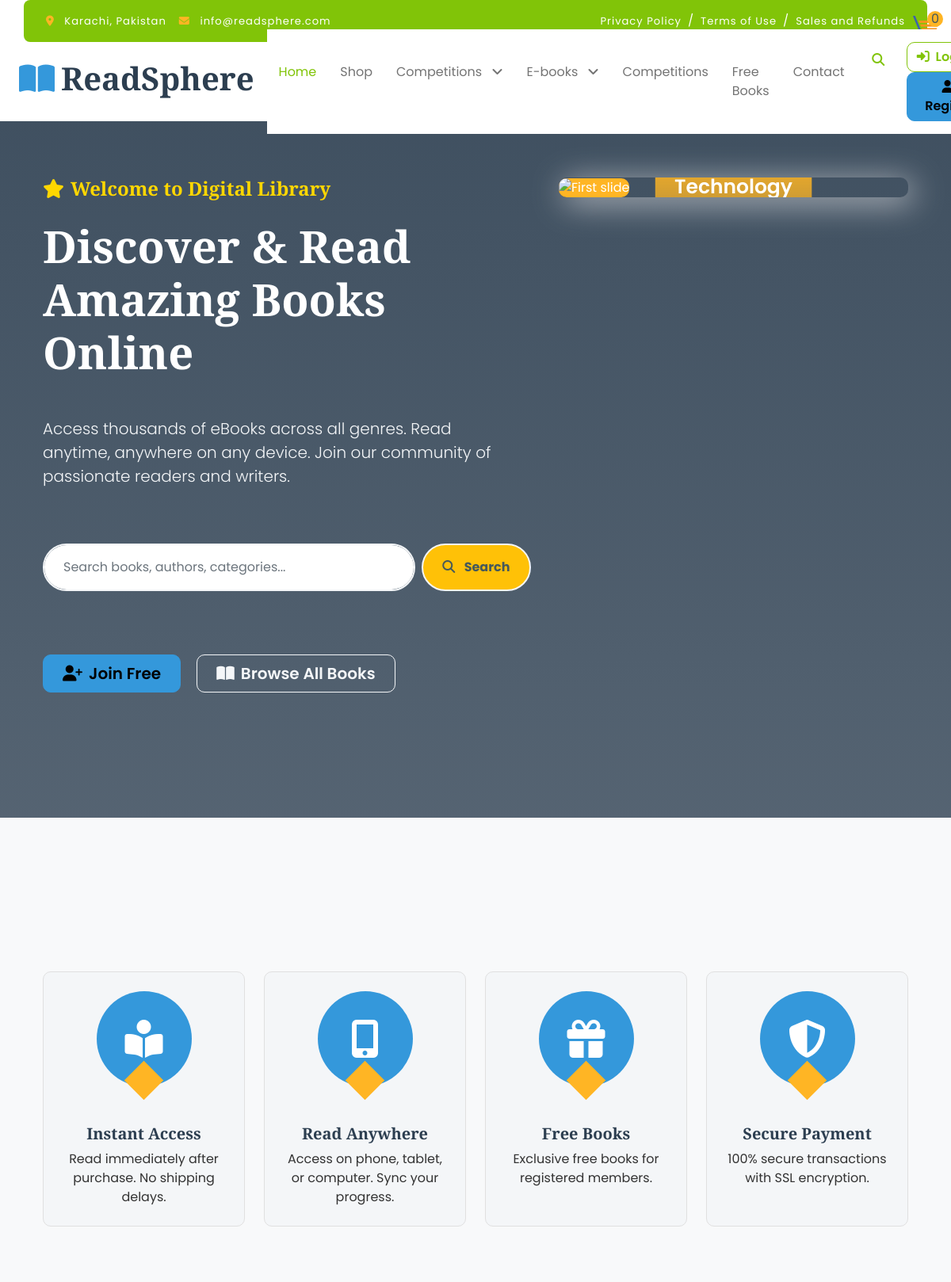
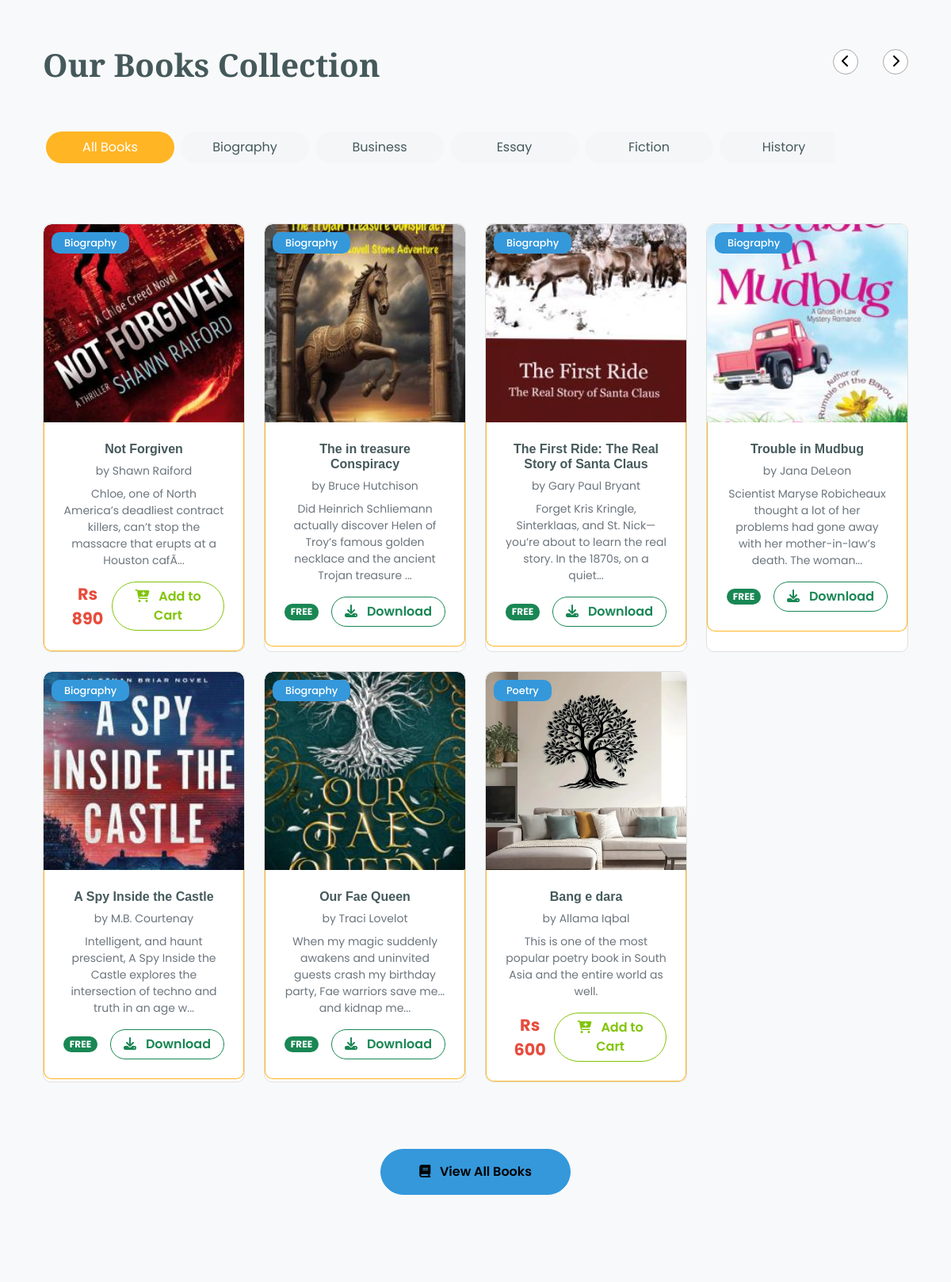
Screenshot of /fruitables/index.php (upper part) with the database file from the repository (2 pictures, top to bottom).
### tables this page shows
CREATE TABLE `categories` (
  `id` int(11) NOT NULL,
  `category_name` varchar(120) NOT NULL
);

CREATE TABLE `subcategories` (
  `id` int(11) NOT NULL,
  `category_id` int(11) NOT NULL,
  `subcategory_name` varchar(100) NOT NULL
);

CREATE TABLE `books` (
  `book_id` int(11) NOT NULL,
  `title` varchar(255) NOT NULL,
  `author` varchar(255) NOT NULL,
  `category_id` int(11) NOT NULL,
  `subcategory_id` int(11) NOT NULL,
  `description` text DEFAULT NULL,
  `cover_image` varchar(255) DEFAULT NULL,
  `pdf_file` varchar(255) DEFAULT NULL,
  `soft_copy_file` varchar(255) DEFAULT NULL,
  `cd_available` enum('Yes','No') DEFAULT 'No',
  `price` int(11) DEFAULT 0,
  `created_at` timestamp NOT NULL DEFAULT current_timestamp(),
  `format_type` enum('PDF','HARDCOPY','CD') DEFAULT 'HARDCOPY',
  `subscription_duration` int(11) DEFAULT 0,
  `cd_price` decimal(10,2) DEFAULT 0.00,
  `weight` decimal(5,2) DEFAULT 0.00,
  `delivery_charges` decimal(10,2) DEFAULT 0.00,
  `is_free_for_members` tinyint(1) DEFAULT 0,
  `is_competition_winner` tinyint(1) DEFAULT 0
);

### fruitables/index.php (the view, shortened to what the rows shown need)
<?php
include('includes/nav.php');
?>
<div class="container-fluid py-4 mb-5 hero-header">
    <div class="container py-5">
        <div class="row">
            <div class="col-md-12 col-lg-7">
                <h1 class="mb-5 display-4 mt-4 text-white">
                    Discover & Read<br>Amazing Books Online
                </h1>
            </div>
        </div>
    </div>
</div>
<div class="container-fluid fruite py-3">
    <div class="container py-5">
        <div class="tab-class text-center">
            <div class="row g-5">
                <div class="col-12 text-start">
                    <h1>Our Books Collection</h1>
                </div>
                <div class="tabs-wrapper position-relative col-lg-8">
                    <ul id="tabs-slider" class="nav nav-pills d-inline-flex text-center mb-5 tabs-slider">
                        <?php
                            $cat_id = 22;
                            $subQuery = "SELECT * FROM subcategories WHERE category_id = $cat_id ORDER BY subcategory_name";
                            $subcats = mysqli_query($con, $subQuery);
                            while($sub = mysqli_fetch_assoc($subcats)):
                            ?>
                        <li class="nav-item">
                            <a class="d-flex m-1 py-2 px-3 bg-light rounded-pill" data-bs-toggle="pill"
                                href="#tab-<?php echo $sub['id']; ?>">
                                <span class="text-dark"
                                    style="width: 130px;"><?php echo htmlspecialchars($sub['subcategory_name']); ?></span>
                            </a>
                        </li>
                        <?php endwhile; ?>
                    </ul>
                </div>
            </div>
            <div class="tab-content py-4">
                <div id="tab-all" class="tab-pane fade show active p-0">
                    <div class="row g-4">
                        <?php
                            $allBooksQuery = "SELECT books.*, subcategories.subcategory_name
                                            FROM books
                                            JOIN subcategories ON books.subcategory_id = subcategories.id
                                            WHERE books.category_id = $cat_id
                                            ORDER BY books.created_at DESC
                                            LIMIT 8";
                            $allBooks = mysqli_query($con, $allBooksQuery);
                            if(mysqli_num_rows($allBooks) > 0):
                                while($book = mysqli_fetch_assoc($allBooks)):
                            ?>
                        <div class="col-md-6 col-lg-4 col-xl-3">
    <div class="rounded position-relative fruite-item">
        <div class="fruite-img">
            <a href="book-detail.php?id=<?php echo $book['book_id']; ?>">
                <img src="../admin_panel/uploads/<?php echo $book['cover_image']; ?>"
                     class="img-fluid w-100 rounded-top"
                     alt="<?php echo htmlspecialchars($book['title']); ?>"
                     style="height: 250px; object-fit: cover;">
            </a>
        </div>
        <div class="text-white bg-secondary px-3 py-1 rounded position-absolute category-badge"
             style="top: 10px; left: 10px;">
            <?php echo htmlspecialchars($book['subcategory_name']); ?>
        </div>
        <div class="p-4 border border-secondary border-top-0 rounded-bottom">
            <h6 class="mb-2">
                <a href="book-detail.php?id=<?php echo $book['book_id']; ?>"
                   class="text-dark text-decoration-none">
                    <?php echo htmlspecialchars($book['title']); ?>
                </a>
            </h6>
            <p class="small text-muted mb-2">
                by <?php echo htmlspecialchars($book['author']); ?>
            </p>
            <a href="book-detail.php?id=<?php echo $book['book_id']; ?>"
               class="text-muted text-decoration-none">
                <p class="small mb-3">
                    <?php
                        $description = strip_tags($book['description']);
                        echo strlen($description) > 115
                            ? substr($description, 0, 115) . '...'
                            : $description;
                    ?>
                </p>
            </a>
            <div class="d-flex justify-content-between align-items-center">
                <?php if($book['price'] == 0 || $book['is_free_for_members'] == 1): ?>
                    <span class="badge bg-success">FREE</span>
                    <a href="download.php?id=<?php echo $book['book_id']; ?>"
                       class="btn border border-success rounded-pill px-3 text-success">
                        <i class="fa fa-download me-2"></i> Download
                    </a>
                <?php else: ?>
                    <p class="price-tag mb-0">
                        Rs <?php echo $book['price']; ?>
                    </p>
                    <a href="javascript:void(0);"
                       class="btn border border-primary rounded-pill px-3 text-primary add-to-cart"
                       data-id="<?php echo $book['book_id']; ?>"
                       data-title="<?php echo htmlspecialchars($book['title']); ?>">
                        <i class="fa fa-cart-plus me-2"></i> Add to Cart
                    </a>
                <?php endif; ?>
            </div>
        </div>
    </div>
</div>
                        <?php
                                endwhile;
                        endif; ?>
                    </div>
                </div>
            </div>
        </div>
    </div>
</div>
<?php
          include('includes/footer.php');
          ?>

### fruitables/includes/nav.php (shortened to what the rows shown need)
<?php
require_once 'init.php';
?>
<!DOCTYPE html>
<html lang="en">
<head>
    <link rel="stylesheet" href="https://cdnjs.cloudflare.com/ajax/libs/font-awesome/6.4.0/css/all.min.css">
    <link href="https://cdn.jsdelivr.net/npm/bootstrap@5.3.0/dist/css/bootstrap.min.css" rel="stylesheet">
    <link href="lib/lightbox/css/lightbox.min.css" rel="stylesheet">
    <link href="lib/owlcarousel/assets/owl.carousel.min.css" rel="stylesheet">
    <link href="css/bootstrap.min.css" rel="stylesheet">
    <link href="css/style.css" rel="stylesheet">
</head>
<body>
    <div class="container-fluid fixed-top">
        <div class="container-fluid px-0">
            <nav class="navbar navbar-light bg-white navbar-expand-xl">
                <a href="index.php" class="navbar-brand">
                    <h1 class="text-primary display-6">
                        <i class="fas fa-book-open me-2"></i>ReadSphere
                    </h1>
                </a>
                <div class="collapse navbar-collapse bg-white" id="navbarCollapse">
                    <div class="navbar-nav mx-auto">
                        <?php
                        $cat_sql = "SELECT * FROM categories ORDER BY category_name";
                        $cat_run = mysqli_query($con, $cat_sql);
                        while($cat = mysqli_fetch_assoc($cat_run)):
                        ?>
                        <div class="nav-item dropdown">
                            <a href="#" class="nav-link dropdown-toggle" data-bs-toggle="dropdown">
                                <?php echo htmlspecialchars($cat['category_name']); ?>
                            </a>
                        </div>
                        <?php endwhile; ?>
                    </div>
                </div>
            </nav>
        </div>
    </div>

### rows the page displays
categories: category_name "Competitions"
categories: category_name "E-books"
subcategories: subcategory_name "Biography"
subcategories: subcategory_name "Business"
subcategories: subcategory_name "Essay"
subcategories: subcategory_name "Fiction"
subcategories: subcategory_name "History"
books: cover_image (picture), subcategory.subcategory_name "Biography", title "Not Forgiven", author "Shawn Raiford", description "Chloe, one of North America’s deadliest contract killers, can’t stop the massacre that erupts at a Houston cafÃ", price "890"
books: cover_image (picture), subcategory.subcategory_name "Biography", title "The in treasure Conspiracy", author "Bruce Hutchison", description "Did Heinrich Schliemann actually discover Helen of Troy’s famous golden necklace and the ancient Trojan treasure"
books: cover_image (picture), subcategory.subcategory_name "Biography", title "The First Ride: The Real Story of Santa Claus", author "Gary Paul Bryant", description "Forget Kris Kringle, Sinterklaas, and St. Nick—you’re about to learn the real story. In the 1870s, on a quiet"
books: cover_image (picture), subcategory.subcategory_name "Biography", title "Trouble in Mudbug", author "Jana DeLeon", description "Scientist Maryse Robicheaux thought a lot of her problems had gone away with her mother-in-law’s death. The woman"
books: cover_image (picture), subcategory.subcategory_name "Biography", title "A Spy Inside the Castle", author "M.B. Courtenay", description "Intelligent, and haunt prescient, A Spy Inside the Castle explores the intersection of techno and truth in an age w"
books: cover_image (picture), subcategory.subcategory_name "Biography", title "Our Fae Queen", author "Traci Lovelot", description "When my magic suddenly awakens and uninvited guests crash my birthday party, Fae warriors save me... and kidnap me"
books: cover_image (picture), subcategory.subcategory_name "Poetry", title "Bang e dara", author "Allama Iqbal", description "This is one of the most popular poetry book in South Asia and the entire world as well.", price "600"
